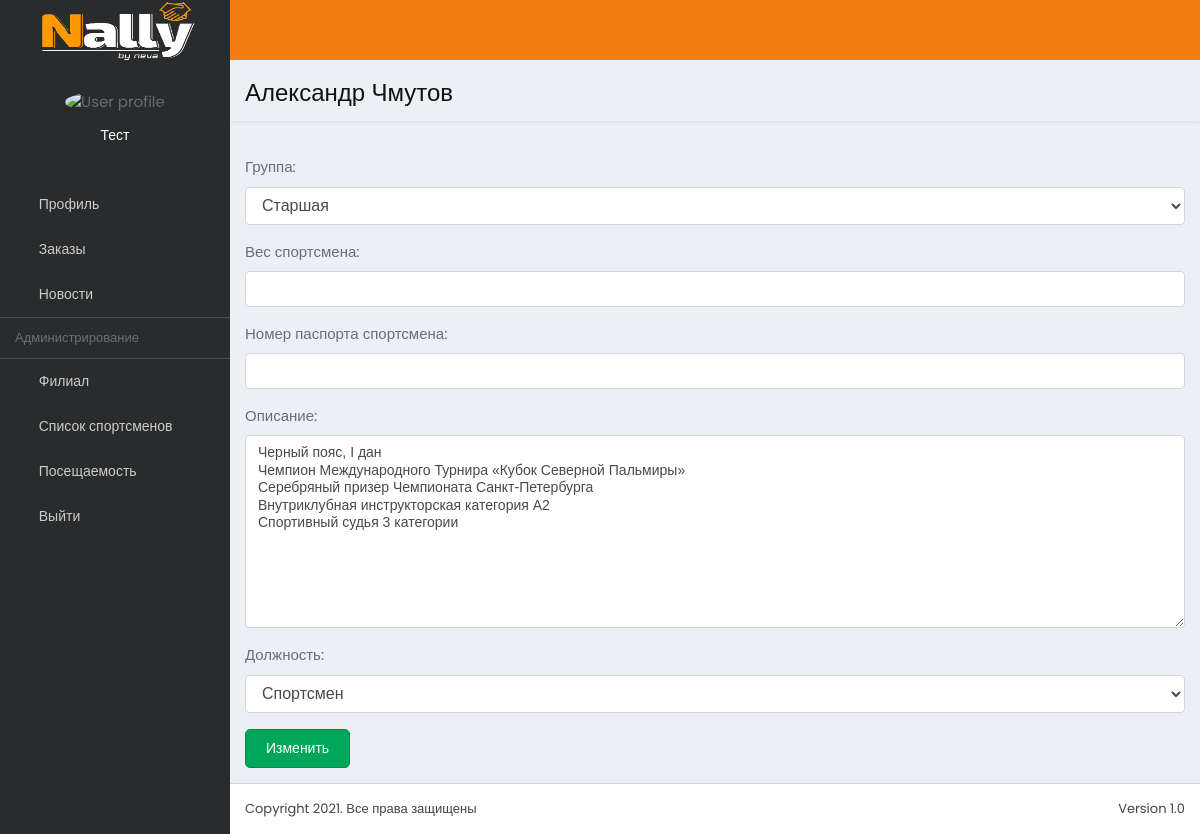
/sportsmen/5 (signed in), run on the app's committed database.
### LK/models.py (models this page shows, shortened)
class User(AbstractUser):
    jobs = (
        ('Спортсмен', 'Спортсмен'),
        ('Тренер', 'Тренер'),
    )
    email = models.EmailField(unique=True)
    group = models.ForeignKey('Group', on_delete=models.PROTECT, null=True, verbose_name='Группа')
    filial = models.ForeignKey('Filial', on_delete=models.PROTECT, null=True, blank=True, verbose_name='Филиал')
    club = models.ForeignKey('Club', on_delete=models.PROTECT, null=True, blank=True, verbose_name='Клуб')
    city = models.ForeignKey('City', on_delete=models.PROTECT, null=True, blank=True, verbose_name='Город')
    bd = models.DateField(auto_now=False, auto_now_add=False, null=True, verbose_name='Дата рождения спортсмена')
    avatar = models.ImageField(upload_to='avatar/%Y/%m/%d/', null=True, blank=True, verbose_name='Аватарка')
    phone = models.IntegerField(null=True, verbose_name='Телефон')
    phone_dop = models.IntegerField(null=True, verbose_name='Дополнительный телефон')
    first_name_m = models.CharField(blank=True, null=True, max_length=50, verbose_name='Имя родителя')
    last_name_m = models.CharField(blank=True, null=True, max_length=50, verbose_name='Фамилия родителя')
    weight = models.IntegerField(blank=True, null=True, verbose_name='Вес спортсмена')
    passport = models.CharField(blank=True, null=True, verbose_name='Номер паспорта спортсмена', max_length=100)
    bio = models.TextField(null=True, max_length=1000, verbose_name='Описание')
    job = models.CharField(max_length=20, choices=jobs, default=jobs[0][0], verbose_name='Должность')
    class Meta:
        verbose_name = 'Пользователь'
        verbose_name_plural = 'Пользователи'

### LK/views.py (the view)
# urls.py: path('sportsmen/<int:pk>', SportsmenUpdate.as_view(), name='sportsmen_update'),
class SportsmenUpdate(LoginRequiredMixin, UpdateView):
    model = User
    form_class = UpdateSportsmen
    template_name = 'lk/sportsmen_update.html'
    success_url = reverse_lazy('sportsmen')

### LK/forms.py
class UpdateSportsmen(forms.ModelForm):
    class Meta:
        model = User
        fields = ['club', 'filial', 'group', 'weight', 'passport', 'bio', 'job']
        widgets = {
            'group': forms.Select(attrs={'class': 'form-control'}),
            'filial': forms.HiddenInput(),
            'club': forms.HiddenInput(),
            'weight': forms.TextInput(attrs={'class': 'form-control'}),
            'passport': forms.TextInput(attrs={'class': 'form-control'}),
            'bio': forms.Textarea(attrs={'class': 'form-control'}),
            'job': forms.Select(attrs={'class': 'form-control'})
        }
    def __init__(self, *args, **kwargs):
        super().__init__(*args, **kwargs)
        self.fields['filial'].queryset = Filial.objects.filter(club=self.initial['club'])
        self.fields['group'].queryset = Group.objects.filter(filial=self.initial['filial'])

### LK/models.py (called while the page is built)
    def __str__(self):
        return self.name

### LK/templates/lk/sportsmen_update.html (shortened to what this page needs)
{%extends 'base.html'%}
{%block content%}
<div class="content-wrapper">
    <div class="content-header sty-one">
      <h1 class="text-black">{{user.first_name}} {{user.last_name}}</h1>
    </div>
<div class="content">
    <form method="post">
      {{form.as_p}}
        <input type="submit" class="btn btn-success" value="Изменить">
    </form>
</div>
</div>
    {%endblock%}

### templates/inc/_nav.html (shortened to what this page needs)
{%load static%}
<body class="hold-transition skin-blue sidebar-mini" style="height: auto; min-height:100%;">
<div class="wrapped boxed-wrapper" style="height: auto; min-height:100%;">
  <header class="main-header">
    <a href="{%url 'profile'%}" class="logo blue-bg">
    <span class="logo-lg"><img src="{{MEDIA_URL}}/logo/logo_back_free.png" alt="" style="height:60px;width:160px"></span> </a>
    <nav class="navbar blue-bg navbar-static-top">
      <ul class="nav navbar-nav pull-left">
        <li><a class="sidebar-toggle" data-toggle="push-menu" href=""></a> </li>
      </ul>
    </nav>
  </header>
<aside class="main-sidebar">
    <div class="sidebar">
      <div class="user-panel">
       <div class="image text-center">
         {%if request.user.avatar %}
              <img class="img-circle" src="{{user.avatar.url}}" alt="User profile picture">
              {%else%}
              <img class="img-circle" src="{{MEDIA_URL}}/ava_default.jpg" alt="User profile picture">
              {%endif%}
       </div>
        <div class="info">
          {%if user.is_authenticated%}
          <p>{{request.user.first_name}}</p>
          {%endif%}
          </div>
      </div>
      <ul class="sidebar-menu" data-widget="tree">
        <li> <a href="{%url 'profile'%}"> <i class="fa fa-user-o"></i> <span>Профиль</span></a></li>
        <li class="treeview"> <a href="#"> <i class="fa fa-envelope-o "></i> <span>Заказы</span>
        <span class="pull-right-container">
          <i class="fa fa-angle-left pull-right">
          </i>
        </span>
        </a>
        </li>
        <li> <a href="{%url 'news'%}"> <i class="fa fa-briefcase"></i> <span>Новости</span> </a></li>
        {%if request.user.job == 'Спортсмен'%}
        <li> <a href="{%url 'statistic'%}"> <i class="fa fa-calendar"></i> <span>Посещаемость</span> </a></li>
        {%elif request.user.job == 'Тренер'%}
        <li class="header">Администрирование</li>
        <li> <a href="{%url 'groups'%}"> <i class="fa fa-briefcase"></i> <span>Филиал</span> </a></li>
        <li> <a href="{%url 'sportsmen'%}"> <i class="fa fa-briefcase"></i> <span>Список спортсменов</span> </a></li>
        <li> <a href="{%url 'news'%}"> <i class="fa fa-briefcase"></i> <span>Посещаемость</span> </a></li>
        {%endif%}
        <li> <a href="{%url 'logout'%}"> <i class="fa fa-sign-out"></i> <span>Выйти</span> </a></li>
      </ul>
    </div>
  </aside>

### templates/inc/_nav.html (style rules this page uses)
.main-sidebar { background-attachment:fixed; background-size:0 100%; }

### data on the page
User: user.first_name "Тест"
User: first_name "Александр", last_name "Чмутов", group "Старшая", bio "Черный пояс, I дан Чемпион Международного Турнира «Кубок Северной Пальмиры» Серебряный призер Чемпионата Санкт-Петербурга Внутриклубная инструкторская категория А2 Спортивный судья 3 категории", job "Спортсмен"
